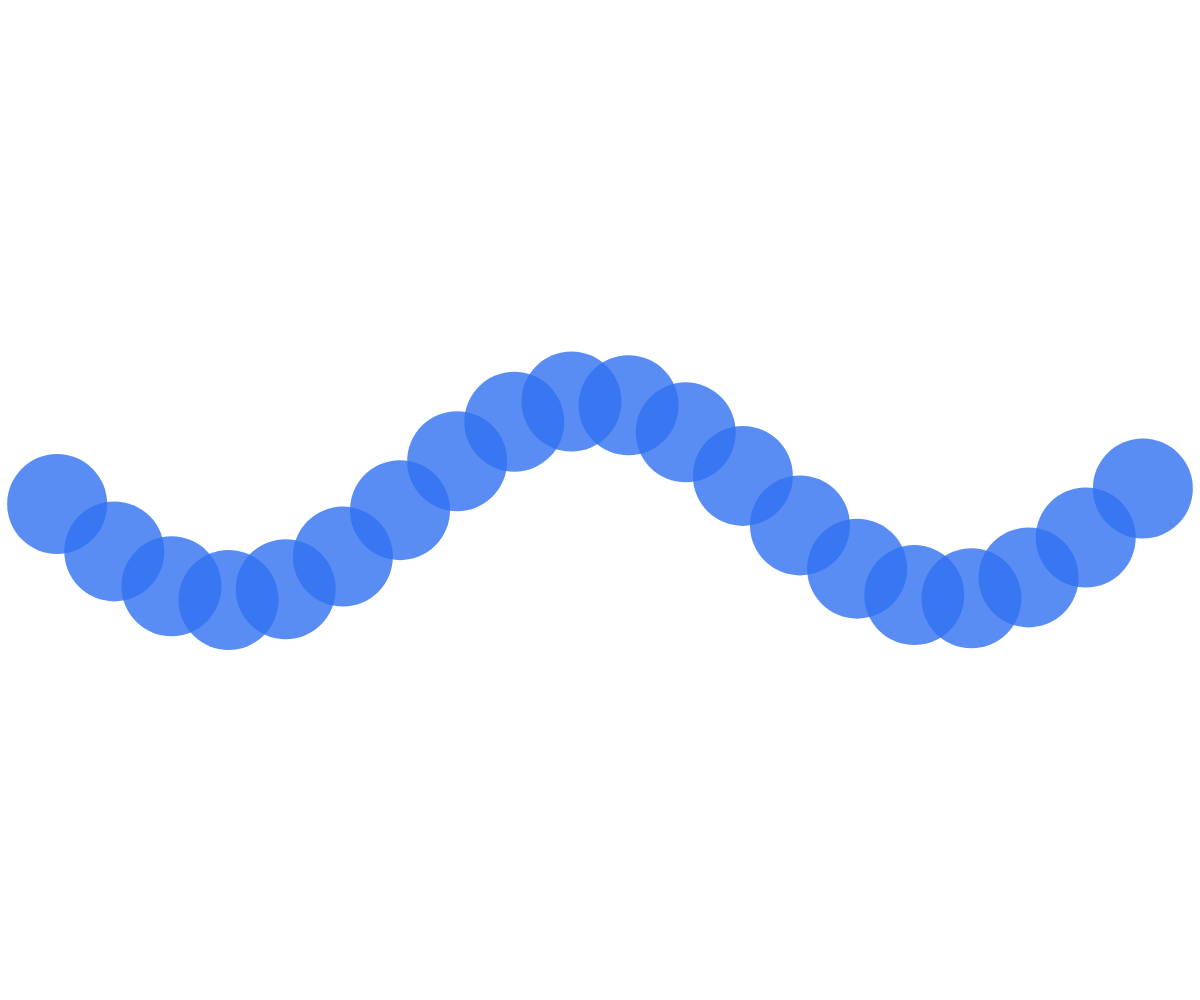
Frame 1 (no input)
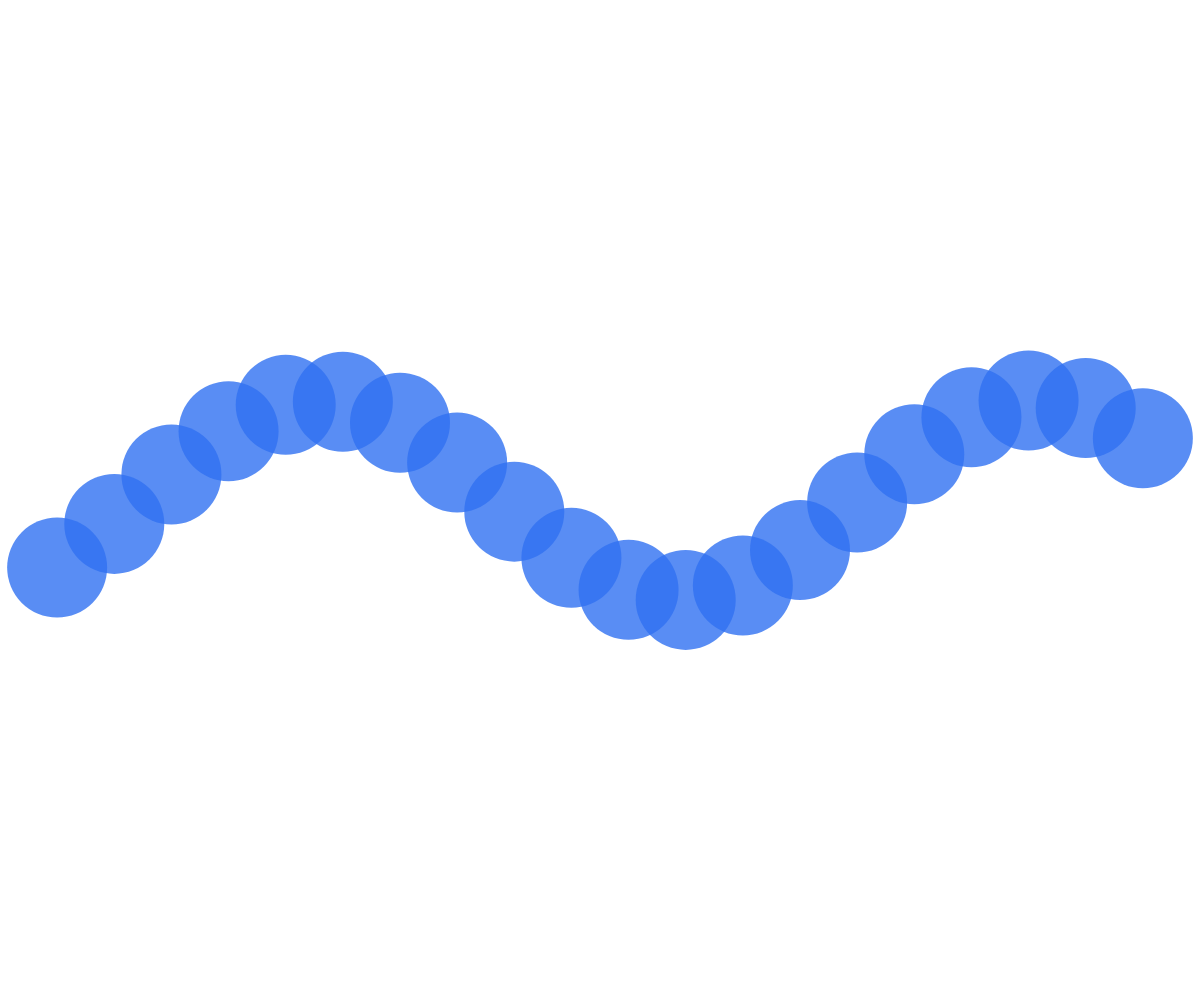
Frame 60 (no input)
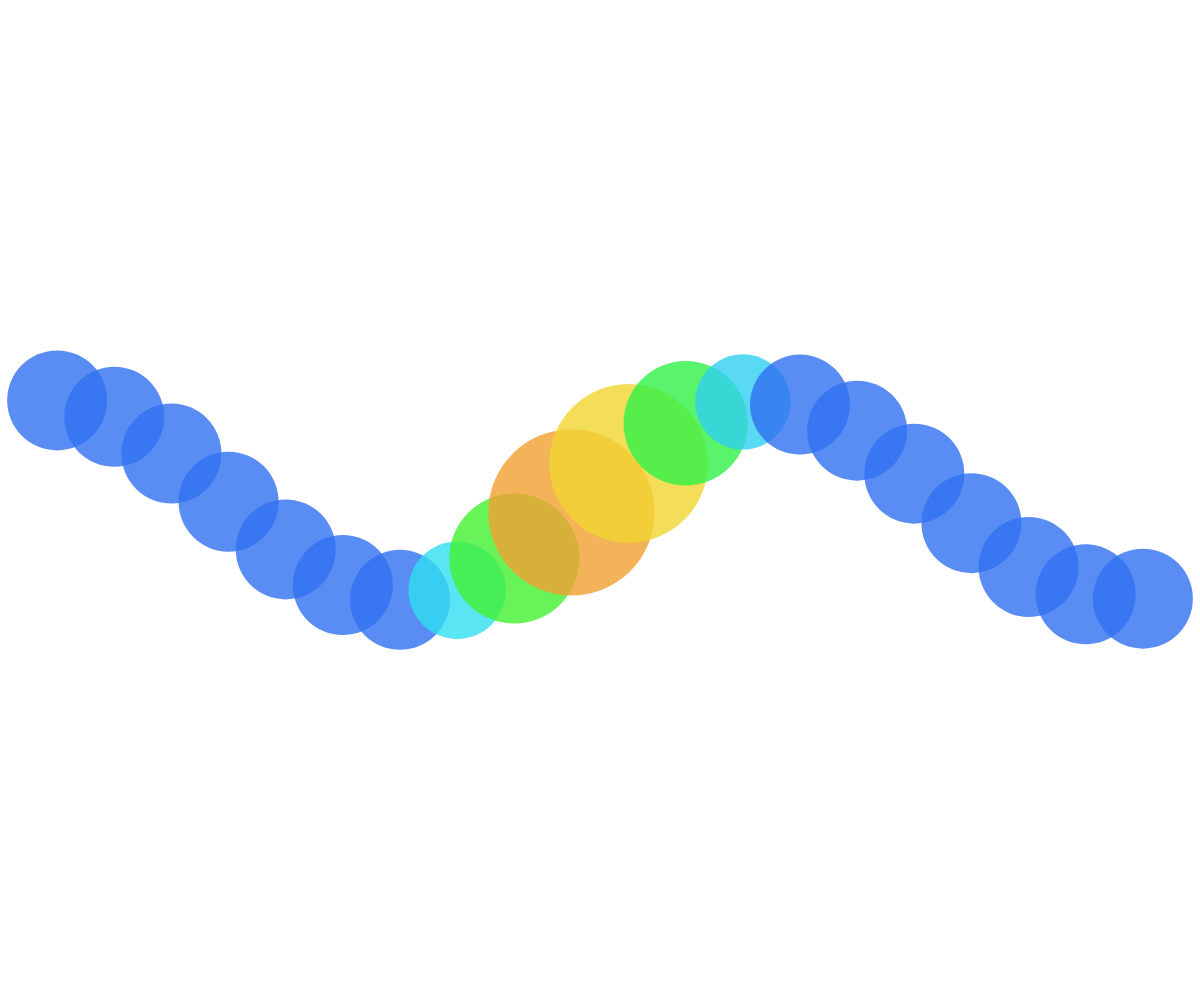
Frame 120 (the mouse pressed at the canvas centre since frame 60)

The p5.js sketch that drew these frames (run headless with seeded random() and noise() and a simulated clock; from frame 60 on, the mouse is pressed at the canvas centre):

// p5.js sketch
// ── sketch.js
let baseGroesse = 100; // Basis-Durchmesser für alle Kreise
let phase = 0; // für die Wellenbewegung

function setup() {
  createCanvas(windowWidth, windowHeight);
  colorMode(HSB, 360, 100, 100, 100);
}

function draw() {
  background(240);
  
  // Wellenbewegung
  phase += 0.04;
  
  // Kreisparameter
  let cols = 20;
  let spacing = width / (cols + 1);
  let centerY = height / 2;
  
  for (let i = 0; i < cols; i++) {
    let x = spacing * (i + 1);
    // Vertikale Wellenbewegung
    let yOffset = sin(phase + i * 0.5) * 100;
    let y = centerY + yOffset;
    
    // Distanz zur Maus
    let distanz = dist(mouseX, mouseY, x, y);
    let threshold = 200; // Schwellenwert für Mausinteraktion
    
    // Grundfarbe: Kühl-Blau (220)
    let hue = 220;
    let groesse = baseGroesse;
    
    // Wenn Maus in der Nähe: Übergang zu Rot und Pulsieren
    if (distanz < threshold) {
      // Übergang von Blau (220) zu Rot (0)
      hue = map(distanz, 0, threshold, 0, 220);
      // Größe und Pulsieren
      let pulsieren = sin(frameCount * 0.2) * 20;
      groesse = map(distanz, 0, threshold, baseGroesse * 2, baseGroesse) + pulsieren;
    }
    
    /*stroke(hue, 50, 90);
    strokeWeight(2);*/
    noStroke();
    fill(hue, 80, 95, 80);
    
    ellipse(x, y, groesse, groesse);
  }
}
